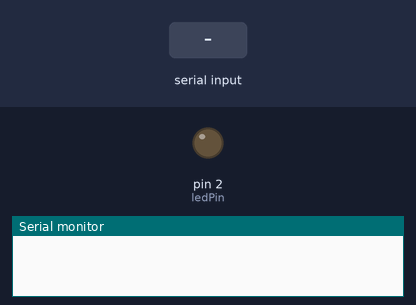
This sketch was run on a simulated Arduino Mega 2560, built with avr-gcc and run on an emulated ATmega2560. Parts: output pins drawn as LEDs (lit = HIGH), the last lines printed to the serial monitor. The test bench sets the inputs (shaded band).

Above: at 1.2 s.
1.3 s: "1" received over the second serial link
At 2.7 s:
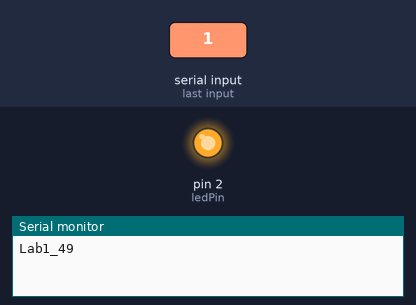
4.3 s: "0" received over the second serial link
Timing chart, 0 to 12.0 s (numbered marks = the images above; inputs shaded):
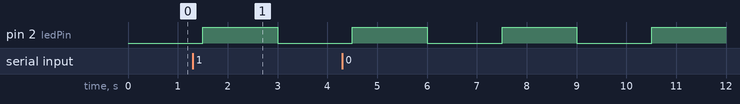

The sketch:

BlinkWithoutDelay_with_serial_reads.ino
```cpp
int count = 0;

const int ledPin =  2;      // the number of the LED pin

// Variables will change:
int ledState = LOW;             // ledState used to set the LED
long previousMillis = 0;        // will store last time LED was updated


long interval = 1500;

void setup() {
  pinMode(ledPin, OUTPUT);

    Serial.begin(9600);
    Serial1.begin(9600);
    Serial2.begin(9600);
}

void loop()
{


  if(Serial1.available()) {
      if(count==0){
       Serial.print("Lab1_");
      }

      int i = Serial1.read();
      Serial.print(i);
      count++;
      }
        if(count==4){
        Serial.println("");
        count=0;
      }

if(Serial2.available()) {
        if(count==0){
        Serial.print("Lab2_");
        }

       int i = Serial2.read();
       Serial.print(i);
       count++;
       }
        if(count==4){
        Serial.println("");
        count=0;
       }


  unsigned long currentMillis = millis();

  if(currentMillis - previousMillis > interval) {

    previousMillis = currentMillis;

    if (ledState == LOW)
      ledState = HIGH;
    else
      ledState = LOW;

    digitalWrite(ledPin, ledState);
  }
}
```

Measured:
- by itself, pin 2 (ledPin): alternates HIGH for 1.5 s and LOW for 1.5 s
